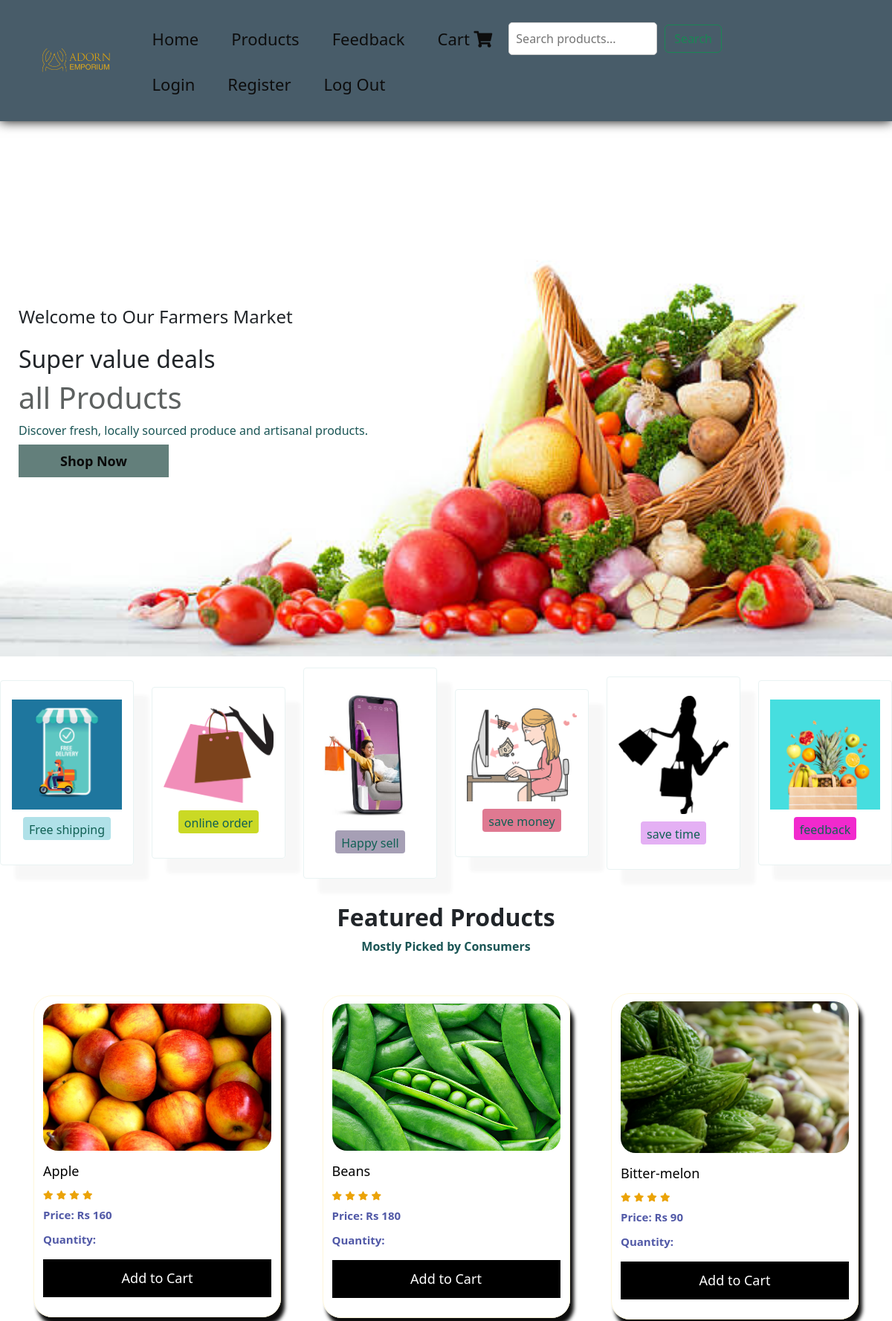
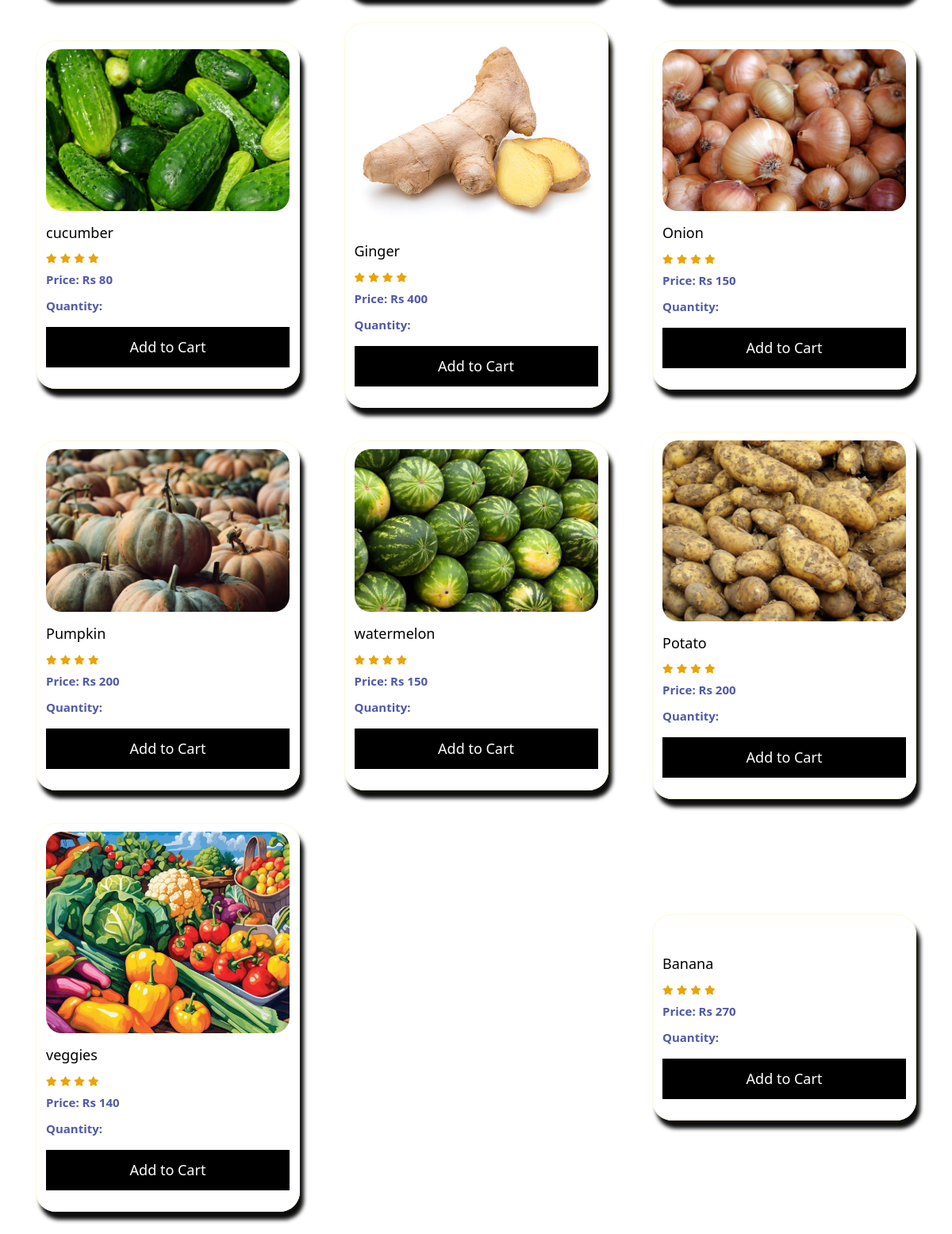
Page /dashboard.php on the committed database (2 pictures, top to bottom).
### tables this page shows
CREATE TABLE `products` (
  `pid` int(100) NOT NULL,
  `name` varchar(100) NOT NULL,
  `price` varchar(100) NOT NULL,
  `image` blob NOT NULL
);

### dashboard.php (the view, shortened to what this page needs)
<?php
 include("nav_old.php");
 require("conn.php");
?>
<!DOCTYPE html>
  <head>
    <html lang="en">
    <link rel="stylesheet" href="dash.css"/>
    <link href="https://cdn.jsdelivr.net/npm/bootstrap@5.3.2/dist/css/bootstrap.min.css" rel="stylesheet">
    <link rel="stylesheet" href="https://use.fontawesome.com/releases/v5.15.4/css/all.css" />
  </head>
  <body>
    <section id="hero">
      <h4>Welcome to Our Farmers Market</h4>
      <h2>Super value deals </h2>
      <h1> all Products</h1>
      <p>Discover fresh, locally sourced produce and artisanal products.</p>
      <button type="submit"><a href="product.php">Shop Now</a></button>
    </section>
    <section id="feature" class="section-p1">
      <div class="fe-box">
        <img src="./pictures/shipping.jpg" alt="">
        <h6>Free shipping</h6>
      </div>
      <div class="fe-box">
        <img src="./pictures/shopping.png" alt="">
        <h6>online order</h6>
      </div>
      <div class="fe-box">
        <img src="./pictures/m.jpg" alt="">
        <h6>Happy sell</h6>
      </div>
      <div class="fe-box">
        <img src="./pictures/buying.png" alt="">
        <h6>save money</h6>
      </div>
      <div class="fe-box">
        <img src="./pictures/g.png" alt="">
        <h6>save time</h6>
      </div>
      <div class="fe-box">
        <img src="./pictures/e.jpg" alt="">
        <h6>feedback</h6>
      </div>
    </section>
    <section id="product1" class="section-p1">
      <div class="product">
        <h2>Featured Products</h2>
        <p>
            Mostly Picked by Consumers
        </p>
        </div>
      <div class="pro-container">
        <?php
        $sql1=mysqli_query($conn,"select * from products where pid <= 25");
           while($data1=mysqli_fetch_assoc($sql1)){
        ?>
        <div class="pro">
        <form action="<?php $_SERVER['PHP_SELF'] ?>" method="POST" >
          <img src="<?php echo "./admin/" .$data1['image']; ?>" alt="">
          <div class="des">
            <h5><?php echo $data1['name']; ?></h5>
            <div class="star">
              <i class="fas fa-star"></i>
              <i class="fas fa-star"></i>
              <i class="fas fa-star"></i>
              <i class="fas fa-star"></i>
            </div>
            <h4>Price: Rs <?php echo $data1['price']; ?></h4>
            <h4>Quantity: <?php echo $data1['quantity'];?></h4>
          </div>
          <p><button type="submit" name="add">Add to Cart  </button></p>
          </form>
        </div>
        <?php }  ?>
    </div>
  </section>
</body>
</html>

### nav_old.php (shortened to what this page needs)
<!DOCTYPE html>
<html lang="en">
<head>
    <link rel="stylesheet" href="nav_old.css"/>
    <link href="https://cdn.jsdelivr.net/npm/bootstrap@5.3.2/dist/css/bootstrap.min.css" rel="stylesheet">
    <link rel="stylesheet" href="https://use.fontawesome.com/releases/v5.15.4/css/all.css" />
</head>
<body>
    <div id="navbar">
        <div id="logo">
            <img src="logo.png" alt="FarmersMarket.com">
        </div>
        <div id="navbar-content">
            <ul>
                <li class="item"><a href="dashboard.php">Home</a></li>
                <li class="item"><a href="product.php">Products</a></li>
                <li class="item"><a href="feedback.html">Feedback</a></li>
                <li><a href="cart.php">Cart <i class="fa fa-shopping-cart"></i></a></li>
            </ul>
            <div class="search-container">
                <form action="search.php" method="post">
                    <input type="text" class="search-box" name="searchitem" placeholder="Search products..."/>
                    <input class="btn btn-outline-success" name="sbtn" type="submit" value="Search"/>
                </form>
            </div>
            <ul class="profile">
                <li class="item"><a href="login.php">Login</a></li>
                <li class="item"><a href="register.php">Register</a></li>
                <li class="item"><a href="logout.php">Log Out</a></li>
            </ul>
        </div>
    </div>
</body>
</html>

### nav_old.css (style rules this page uses)
* { margin: 0; padding: 0; box-sizing: border-box; }
body { width: 100%; background-color: white; }
#navbar { background-color: rgb(72, 92, 105); display: flex; align-items: center; position: sticky; top: 0; left: 0; box-shadow: 0 0 15px rgb(0, 0, 0); z-index: 999; padding:20px; }
#logo { margin: 5px 20px; }
#logo img { height: 69px; }
#navbar-content { display: flex; align-items: center; flex-wrap: wrap; width: 100%; }
#navbar-content ul { display: flex; margin: 10px 0; padding: 0; list-style: none; flex-wrap: wrap; }
#navbar-content ul li { list-style: none; font-size: 1.5rem; position: relative; }
#navbar-content ul li a { color: rgb(13, 13, 13); display: block; font-size: 22px; font-weight: 500; padding: 3px 22px; border-radius: 20px; text-decoration: none; }
.search-container { display: flex; align-items: center; margin: 10px 0; flex: 1; }
.search-box { padding: 9px; border: 1px solid #ccc; border-radius: 5px; width: 200px; margin-right: 10px; }
.search-container form { display: flex; align-items: center; width: 75%; }
.search-container input[type="submit"] { margin: 0; }

### dash.css (style rules this page uses)
* { margin: 0; padding: 0; border: 0; }
h1 { font-size:56px; line-height: 64px; color: black; }
h2 { font-size:50px; line-height: 64px; color: black; }
h4 { font-size:36px; line-height: 54px; color: black; }
h6 { font-weight: 700; font-size:12px; }
p { font-size:16px; color: rgb(26, 85, 85); margin: 15px 0 20px 0; }
body { width:100%; background-color:white; }
#hero { background-image: url("./pictures/66.jpg"); height: 90vh; width:100%; background-size:cover; background-position:top 60% right 0 ; padding: 0 25px; display: flex; flex-direction: column; align-items: flex-start; justify-content: center; }
#hero h4 { padding-bottom: 15px;; }
#hero h1 { color:rgb(93, 97, 96) }
#hero button { border:none; }
#hero button a { background-color: rgb(99, 127, 123); border:none; box-shadow: 0 0 4px rgba(28, 27, 27, 0.03); padding: 10px 56px; margin:15px 0; cursor: pointer; font-weight:700; font-size: 18px; color:rgb(9, 9, 9); text-decoration: none; }
#feature { display: flex; align-items: center; justify-content: space-between; flex-wrap: wrap; }
#feature .fe-box { width:180px; text-align: center; padding: 25px 15px; box-shadow: 20px 20px 4px rgb(0, 0,0,0.03); border:1px solid rgb(233, 243, 243); border-radius: 4px; margin: 15px 0; }
#feature .fe-box img { width:100%; margin-bottom: 10px; }
#feature .fe-box h6 { display: inline-block; padding: 9px 8px 6px 8px; line-height: 1; border-radius: 4px; color: #106054; background-color: rgb(176, 225, 232); }
#feature .fe-box:nth-child(2) h6 { background-color: rgb(202, 217, 37); }
#feature .fe-box:nth-child(3) h6 { background-color: rgb(166, 159, 181); }
#feature .fe-box:nth-child(4) h6 { background-color: rgb(223, 121, 145); }
#feature .fe-box:nth-child(5) h6 { background-color: rgb(228, 176, 244); }
#feature .fe-box:nth-child(6) h6 { background-color: rgb(241, 41, 205); }
#product1 { padding: 18px 45px; text-align: center; }
#product1 h2 { font-weight: 600; text-align: center; }
#product1 p { font-weight: 600; }
#product1 .product { text-align: center; }
#product1 .pro-container { display: flex; align-items: center; justify-content: space-between; padding-top: 20px; flex-wrap: wrap; }
#product1 .pro { width:30%; justify-content: space-between; min-width: 250px; padding: 10px 12px; border: 1px solid cornsilk; border-radius: 25px; cursor: pointer; box-shadow: 5px 10px 5px rgb(13, 13, 13); margin:15px 0; transition: 0.2s ease; position: relative; }
#product1 .pro img { width:100%; border-radius: 20px; }
#product1 .pro .des { text-align: start; padding: 10px 0; }
#product1 .pro .des h5 { padding-top:7px; color: #000; font-size: 18px; }
#product1 .pro button { border: none; padding: 12px; color: white; background-color: #000; text-align: center; cursor: pointer; width: 100%; font-size: 18px; }
#product1 .pro .des i { font-size: 12px; color: #eba308; }
#product1 .pro .des h4 { padding-top:7px; font-size: 15px; font-weight: 700; color: #5159a7; }

### rows in the picture
products: image (picture), name "Apple", price "160"
products: image (picture), name "Beans", price "180"
products: image (picture), name "Bitter-melon", price "90"
products: image (picture), name "cucumber", price "80"
products: image (picture), name "Ginger", price "400"
products: image (picture), name "Onion", price "150"
products: image (picture), name "Pumpkin", price "200"
products: image (picture), name "watermelon", price "150"
products: image (picture), name "Potato", price "200"
products: image (picture), name "veggies", price "140"
products: name "Banana", price "270"
